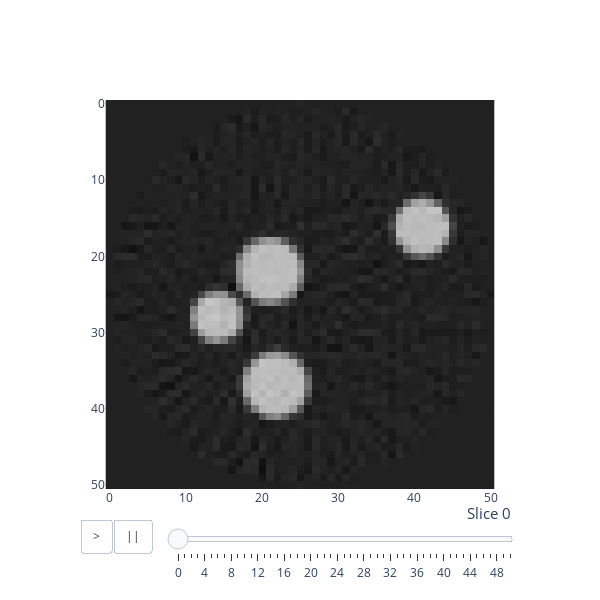

The code cell stored with this chart in its notebook:
### Code cell
from skimage.transform import iradon
import numpy as np

def reconstruct(projections, thetas, side=None):
    projections = projections.numpy()
    if side is None:
        side = projections.shape[2]
    if type(thetas) is int:
        thetas = np.arange(thetas) * 180 / thetas
    volume = np.empty((projections.shape[1], side, side))
    for i in range(projections.shape[1]):
        sinogram = projections[:, i, :].T
        fbp = iradon(sinogram, theta=thetas, filter_name='ramp', output_size=side)
        volume[i] = np.flip(fbp, 0)
    return volume

reconstruction = reconstruct(projections, thetas=thetas, side=side)
fp.animate(reconstruction)

### Figure 1 — Plotly figure (JSON) as saved in the notebook; plotly's stock layout.template omitted (floating-point values rounded to 4 significant figures; data arrays with more than 128 entries replaced by an {"elided": "..."} marker saying what was removed)
{"data": [{"type": "image", "z": {"elided": "7803 int values"}}], "layout": {"height": 600, "sliders": [{"currentvalue": {"font": {"size": 15}, "prefix": "Slice ", "visible": true, "xanchor": "right"}, "len": 0.8, "pad": {"b": 10, "t": 10}, "steps": [{"args": [["0"], {"frame": {"duration": 300, "redraw": true}, "mode": "immediate", "transition": {"duration": 300}}], "label": "0", "method": "animate"}, {"args": [["1"], {"frame": {"duration": 300, "redraw": true}, "mode": "immediate", "transition": {"duration": 300}}], "label": "1", "method": "animate"}, {"args": [["2"], {"frame": {"duration": 300, "redraw": true}, "mode": "immediate", "transition": {"duration": 300}}], "label": "2", "method": "animate"}, {"args": [["3"], {"frame": {"duration": 300, "redraw": true}, "mode": "immediate", "transition": {"duration": 300}}], "label": "3", "method": "animate"}, {"args": [["4"], {"frame": {"duration": 300, "redraw": true}, "mode": "immediate", "transition": {"duration": 300}}], "label": "4", "method": "animate"}, {"args": [["5"], {"frame": {"duration": 300, "redraw": true}, "mode": "immediate", "transition": {"duration": 300}}], "label": "5", "method": "animate"}, {"args": [["6"], {"frame": {"duration": 300, "redraw": true}, "mode": "immediate", "transition": {"duration": 300}}], "label": "6", "method": "animate"}, {"args": [["7"], {"frame": {"duration": 300, "redraw": true}, "mode": "immediate", "transition": {"duration": 300}}], "label": "7", "method": "animate"}, {"args": [["8"], {"frame": {"duration": 300, "redraw": true}, "mode": "immediate", "transition": {"duration": 300}}], "label": "8", "method": "animate"}, {"args": [["9"], {"frame": {"duration": 300, "redraw": true}, "mode": "immediate", "transition": {"duration": 300}}], "label": "9", "method": "animate"}, {"args": [["10"], {"frame": {"duration": 300, "redraw": true}, "mode": "immediate", "transition": {"duration": 300}}], "label": "10", "method": "animate"}, {"args": [["11"], {"frame": {"duration": 300, "redraw": true}, "mode": "immediate", "transition": {"duration": 300}}], "label": "11", "method": "animate"}, {"args": [["12"], {"frame": {"duration": 300, "redraw": true}, "mode": "immediate", "transition": {"duration": 300}}], "label": "12", "method": "animate"}, {"args": [["13"], {"frame": {"duration": 300, "redraw": true}, "mode": "immediate", "transition": {"duration": 300}}], "label": "13", "method": "animate"}, {"args": [["14"], {"frame": {"duration": 300, "redraw": true}, "mode": "immediate", "transition": {"duration": 300}}], "label": "14", "method": "animate"}, {"args": [["15"], {"frame": {"duration": 300, "redraw": true}, "mode": "immediate", "transition": {"duration": 300}}], "label": "15", "method": "animate"}, {"args": [["16"], {"frame": {"duration": 300, "redraw": true}, "mode": "immediate", "transition": {"duration": 300}}], "label": "16", "method": "animate"}, {"args": [["17"], {"frame": {"duration": 300, "redraw": true}, "mode": "immediate", "transition": {"duration": 300}}], "label": "17", "method": "animate"}, {"args": [["18"], {"frame": {"duration": 300, "redraw": true}, "mode": "immediate", "transition": {"duration": 300}}], "label": "18", "method": "animate"}, {"args": [["19"], {"frame": {"duration": 300, "redraw": true}, "mode": "immediate", "transition": {"duration": 300}}], "label": "19", "method": "animate"}, {"args": [["20"], {"frame": {"duration": 300, "redraw": true}, "mode": "immediate", "transition": {"duration": 300}}], "label": "20", "method": "animate"}, {"args": [["21"], {"frame": {"duration": 300, "redraw": true}, "mode": "immediate", "transition": {"duration": 300}}], "label": "21", "method": "animate"}, {"args": [["22"], {"frame": {"duration": 300, "redraw": true}, "mode": "immediate", "transition": {"duration": 300}}], "label": "22", "method": "animate"}, {"args": [["23"], {"frame": {"duration": 300, "redraw": true}, "mode": "immediate", "transition": {"duration": 300}}], "label": "23", "method": "animate"}, {"args": [["24"], {"frame": {"duration": 300, "redraw": true}, "mode": "immediate", "transition": {"duration": 300}}], "label": "24", "method": "animate"}, {"args": [["25"], {"frame": {"duration": 300, "redraw": true}, "mode": "immediate", "transition": {"duration": 300}}], "label": "25", "method": "animate"}, {"args": [["26"], {"frame": {"duration": 300, "redraw": true}, "mode": "immediate", "transition": {"duration": 300}}], "label": "26", "method": "animate"}, {"args": [["27"], {"frame": {"duration": 300, "redraw": true}, "mode": "immediate", "transition": {"duration": 300}}], "label": "27", "method": "animate"}, {"args": [["28"], {"frame": {"duration": 300, "redraw": true}, "mode": "immediate", "transition": {"duration": 300}}], "label": "28", "method": "animate"}, {"args": [["29"], {"frame": {"duration": 300, "redraw": true}, "mode": "immediate", "transition": {"duration": 300}}], "label": "29", "method": "animate"}, {"args": [["30"], {"frame": {"duration": 300, "redraw": true}, "mode": "immediate", "transition": {"duration": 300}}], "label": "30", "method": "animate"}, {"args": [["31"], {"frame": {"duration": 300, "redraw": true}, "mode": "immediate", "transition": {"duration": 300}}], "label": "31", "method": "animate"}, {"args": [["32"], {"frame": {"duration": 300, "redraw": true}, "mode": "immediate", "transition": {"duration": 300}}], "label": "32", "method": "animate"}, {"args": [["33"], {"frame": {"duration": 300, "redraw": true}, "mode": "immediate", "transition": {"duration": 300}}], "label": "33", "method": "animate"}, {"args": [["34"], {"frame": {"duration": 300, "redraw": true}, "mode": "immediate", "transition": {"duration": 300}}], "label": "34", "method": "animate"}, {"args": [["35"], {"frame": {"duration": 300, "redraw": true}, "mode": "immediate", "transition": {"duration": 300}}], "label": "35", "method": "animate"}, {"args": [["36"], {"frame": {"duration": 300, "redraw": true}, "mode": "immediate", "transition": {"duration": 300}}], "label": "36", "method": "animate"}, {"args": [["37"], {"frame": {"duration": 300, "redraw": true}, "mode": "immediate", "transition": {"duration": 300}}], "label": "37", "method": "animate"}, {"args": [["38"], {"frame": {"duration": 300, "redraw": true}, "mode": "immediate", "transition": {"duration": 300}}], "label": "38", "method": "animate"}, {"args": [["39"], {"frame": {"duration": 300, "redraw": true}, "mode": "immediate", "transition": {"duration": 300}}], "label": "39", "method": "animate"}, {"args": [["40"], {"frame": {"duration": 300, "redraw": true}, "mode": "immediate", "transition": {"duration": 300}}], "label": "40", "method": "animate"}, {"args": [["41"], {"frame": {"duration": 300, "redraw": true}, "mode": "immediate", "transition": {"duration": 300}}], "label": "41", "method": "animate"}, {"args": [["42"], {"frame": {"duration": 300, "redraw": true}, "mode": "immediate", "transition": {"duration": 300}}], "label": "42", "method": "animate"}, {"args": [["43"], {"frame": {"duration": 300, "redraw": true}, "mode": "immediate", "transition": {"duration": 300}}], "label": "43", "method": "animate"}, {"args": [["44"], {"frame": {"duration": 300, "redraw": true}, "mode": "immediate", "transition": {"duration": 300}}], "label": "44", "method": "animate"}, {"args": [["45"], {"frame": {"duration": 300, "redraw": true}, "mode": "immediate", "transition": {"duration": 300}}], "label": "45", "method": "animate"}, {"args": [["46"], {"frame": {"duration": 300, "redraw": true}, "mode": "immediate", "transition": {"duration": 300}}], "label": "46", "method": "animate"}, {"args": [["47"], {"frame": {"duration": 300, "redraw": true}, "mode": "immediate", "transition": {"duration": 300}}], "label": "47", "method": "animate"}, {"args": [["48"], {"frame": {"duration": 300, "redraw": true}, "mode": "immediate", "transition": {"duration": 300}}], "label": "48", "method": "animate"}, {"args": [["49"], {"frame": {"duration": 300, "redraw": true}, "mode": "immediate", "transition": {"duration": 300}}], "label": "49", "method": "animate"}, {"args": [["50"], {"frame": {"duration": 300, "redraw": true}, "mode": "immediate", "transition": {"duration": 300}}], "label": "50", "method": "animate"}], "transition": {"duration": 300, "easing": "cubic-in-out"}, "x": 0.2, "xanchor": "left", "y": 0, "yanchor": "top"}], "updatemenus": [{"buttons": [{"args": [null, {"frame": {"duration": 500, "redraw": true}, "fromcurrent": true}], "label": ">", "method": "animate"}, {"args": [[null], {"frame": {"duration": 0, "redraw": true}, "mode": "immediate", "transition": {"duration": 0}}], "label": "||", "method": "animate"}], "direction": "left", "pad": {"r": 10, "t": 30}, "showactive": false, "type": "buttons", "x": 0, "xanchor": "left", "y": 0, "yanchor": "top"}], "width": 600}}
